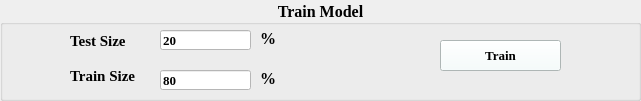
     <widget class="QGroupBox" name="groupBox_7">
      <property name="geometry">
       <rect>
        <x>40</x>
        <y>370</y>
        <width>641</width>
        <height>101</height>
       </rect>
      </property>
      <property name="font">
       <font>
        <family>Times New Roman</family>
        <pointsize>12</pointsize>
        <weight>75</weight>
        <bold>true</bold>
       </font>
      </property>
      <property name="title">
       <string>Train Model</string>
      </property>
      <property name="alignment">
       <set>Qt::AlignCenter</set>
      </property>
      <widget class="QLabel" name="label_31">
       <property name="geometry">
        <rect>
         <x>70</x>
         <y>60</y>
         <width>101</width>
         <height>31</height>
        </rect>
       </property>
       <property name="font">
        <font>
         <family>Times New Roman</family>
         <pointsize>11</pointsize>
         <weight>75</weight>
         <bold>true</bold>
        </font>
       </property>
       <property name="text">
        <string>Train Size</string>
       </property>
      </widget>
      <widget class="QLabel" name="label_32">
       <property name="geometry">
        <rect>
         <x>260</x>
         <y>30</y>
         <width>21</width>
         <height>16</height>
        </rect>
       </property>
       <property name="text">
        <string>%</string>
       </property>
      </widget>
      <widget class="QLabel" name="label_33">
       <property name="geometry">
        <rect>
         <x>70</x>
         <y>30</y>
         <width>101</width>
         <height>21</height>
        </rect>
       </property>
       <property name="font">
        <font>
         <family>Times New Roman</family>
         <pointsize>11</pointsize>
         <weight>75</weight>
         <bold>true</bold>
        </font>
       </property>
       <property name="text">
        <string>Test Size</string>
       </property>
      </widget>
      <widget class="QLineEdit" name="lineEditTestSize">
       <property name="geometry">
        <rect>
         <x>160</x>
         <y>30</y>
         <width>91</width>
         <height>20</height>
        </rect>
       </property>
       <property name="font">
        <font>
         <pointsize>10</pointsize>
        </font>
       </property>
       <property name="styleSheet">
        <string notr="true">background-color: rgb(255, 255, 255);</string>
       </property>
       <property name="text">
        <string>20</string>
       </property>
      </widget>
      <widget class="QLabel" name="label_34">
       <property name="geometry">
        <rect>
         <x>260</x>
         <y>70</y>
         <width>21</width>
         <height>16</height>
        </rect>
       </property>
       <property name="text">
        <string>%</string>
       </property>
      </widget>
      <widget class="QLineEdit" name="lineEditTestSize_2">
       <property name="geometry">
        <rect>
         <x>160</x>
         <y>70</y>
         <width>91</width>
         <height>20</height>
        </rect>
       </property>
       <property name="font">
        <font>
         <pointsize>10</pointsize>
        </font>
       </property>
       <property name="styleSheet">
        <string notr="true">background-color: rgb(255, 255, 255);</string>
       </property>
       <property name="text">
        <string>80</string>
       </property>
      </widget>
      <widget class="QPushButton" name="pushButtonPredict_4">
       <property name="geometry">
        <rect>
         <x>440</x>
         <y>40</y>
         <width>121</width>
         <height>31</height>
        </rect>
       </property>
       <property name="font">
        <font>
         <family>Times New Roman</family>
         <pointsize>10</pointsize>
         <weight>75</weight>
         <bold>true</bold>
        </font>
       </property>
       <property name="styleSheet">
        <string notr="true">background-color: rgb(244, 255, 254);</string>
       </property>
       <property name="text">
        <string>Train</string>
       </property>
      </widget>
     </widget>
